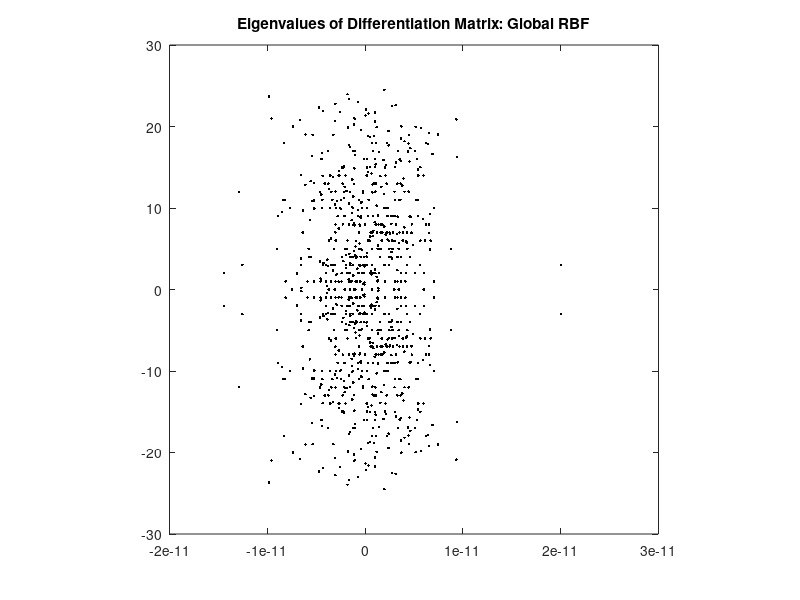
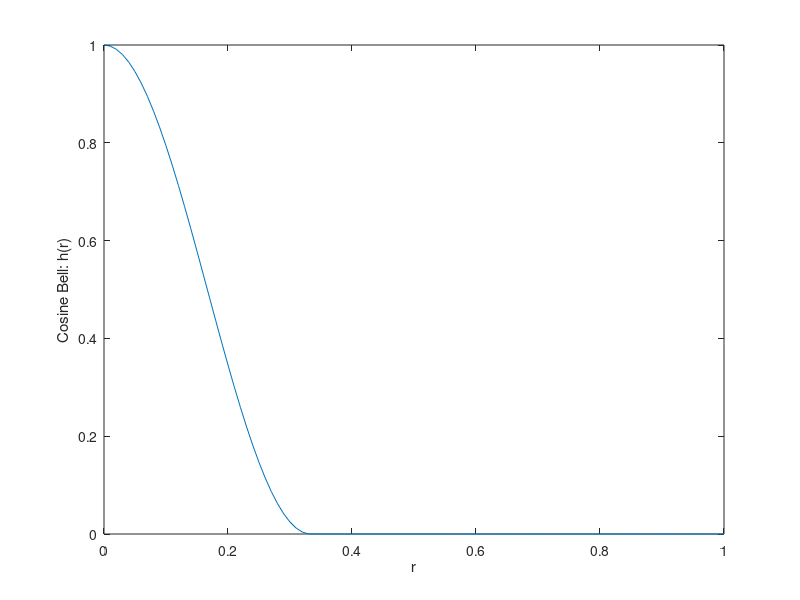

Reproduce these figures in MATLAB, in order. (Note: this script raises an error after producing the figures.)
% Code for calculating the differentiation matrix based on global RBFs for 
% the 'solid body rotation' convection problem described by equation (2.8) 
% in the text book.

% The governing PDE is there expressed in spherical coordinates, which
% become singular at the poles. These singularities vanish automatically
% once the problem is reformulated into (x,y,z)-based RBF form.

% We assume a unit sized sphere (a = 1) and a rotation speed that 
% corresponds to u_0 = 1, i.e. to a rotation time of  2 pi.

clear all; close all;
ep = 2;         % Specify shape parameter to use
al = 0.4;       % Specify rotation axis relative to spherical coordinate
                % system's axis
      
fi     = @(r) 1./(1+(ep*r).^2);             % Define the RBF (here IQ)
dfi_dr = @(r) -2*r*ep^2./(1+(ep*r).^2).^2;  % Radial derivative of the RBF

xyz = load('me_0900.txt');      % Read in the node set for the sphere; here
                                % an ME set with 900 nodes
xyz(:,1:3) = fliplr(xyz(:,1:3));% Flip to avoid a node at the north pole
n = length(xyz(:,1));           % Get the total number of nodes
warning('off','MATLAB:divideByZero')    % Code becomes simpler if we do not 
                                        % need to worry about zero divides
% Express all the node points in spherical coordinates
xyz(:,9) = xyz(:,3);                    % sin(th)
xyz(:,8) = sqrt(1-xyz(:,3).^2);         % cos(th)
xyz(:,6) = xyz(:,1)./xyz(:,8);          % cos(fi)
xyz(:,7) = xyz(:,2)./xyz(:,8);          % sin(fi)

xyz(:,4) = atan2(xyz(:,2),xyz(:,1));    % fi
xyz(:,5) = asin (xyz(:,3));             % th

global D;
D = zeros(n,n);                         % Creare array to store the DM

[x1,x2] = meshgrid(xyz(:,1));           % Calculate a distance table for
[y1,y2] = meshgrid(xyz(:,2));           % all pairwise distances between
[z1,z2] = meshgrid(xyz(:,3));           % nodes (as measured straight
d2 = (x1-x2).^2+(y1-y2).^2+(z1-z2).^2;  % through the sphere
A  = fi(sqrt(d2));  % Form the standard RBF matrix A
la = inv(A);        % Obtain the exp. coeff. for the cardinal data cases

for i = 1:n % Evaluate L at xyz(i,:) when RBF centered at xyz(j,:), j=1:m
            % Note that we only need a single loop
    dx_dfi = -xyz(i,7)*xyz(i,8);        % To obtain the weights (which form 
    dy_dfi =  xyz(i,6)*xyz(i,8);        % the rows of the DM) we need  
    dz_dfi =  0;                        % for each RBF to calculate its
                                        % derivatives at node i with
    dx_dth = -xyz(i,6)*xyz(i,9);        % respect to fi and th.
    dy_dth = -xyz(i,7)*xyz(i,9);        % We obtain these via the chain
    dz_dth =  xyz(i,8);                 % rule after first calculating 
                                        % derivatives of the mapping from
    r = sqrt(d2(:,i));                  % fi and th to x,y,z.
    du_dr = dfi_dr(r);
        
    du_dx = du_dr.*(xyz(i,1)-xyz(:,1))./r;
    du_dy = du_dr.*(xyz(i,2)-xyz(:,2))./r;
    du_dz = du_dr.*(xyz(i,3)-xyz(:,3))./r;
    du_dx(i) = 0; du_dy(i) = 0; du_dz(i) = 0;

    du_dfi = du_dx*dx_dfi + du_dy*dy_dfi + du_dz*dz_dfi;
    du_dth = du_dx*dx_dth + du_dy*dy_dth + du_dz*dz_dth;
        
    L_u = -(cos(al)-tan(xyz(i,5))*xyz(i,7)*sin(al))*du_dfi + ...
            sin(al)*xyz(i,6)*du_dth;    % L-operator at node i evaluated 
                                        % for the different RBFs
    D(i,:) = L_u'*la;                   % Row i of the DM computed
end

fig1 = figure(1)
plot(eig(D),'k.'); axis square          % Plot the eigenvalues of the DM
title('Eigenvalues of Differentiation Matrix: Global RBF')
% D: Differentiation Matrix needed.
D;


% -------------------------------------------------------------------------
% -------------------------------------------------------------------------
% PDE - TIME STEPPING
% -------------------------------------------------------------------------
% -------------------------------------------------------------------------

% Convert from Cartesian Coordinates to Spherical Cordinates
ptsXYZ = xyz(:,1:3);
ptsX = xyz(:,1);
ptsY = xyz(:,2);
ptsZ = xyz(:,3);

Phi = xyz(:,4);
The = xyz(:,5);

% -------------------------------------------------------------------------
% Plot the Cosine Bell Function
m = 0:0.01:1;
R = 1/3;
h0 = 1;
ratio = m/R;
indx = (ratio<1);
hfun  = h0/2*(1+cos(pi.*ratio)).*indx;
fig2 = figure(2)
plot(m,hfun)
xlabel('r')
ylabel('Cosine Bell: h(r)')

% Evaluate the Cosine Bell for Initial Condition
r = acos(cos(The).*cos(Phi));
ratio = r/R;
indx = (ratio<1);
initH  = h0/2*(1+cos(pi.*ratio)).*indx;         % Initialize Function

% -------------------------------------------------------------------------
% Plotting using RegularizeData3D (Matlab Central)
theta = -2:0.1:2;
phi = -3.5:0.1:3.5;
Smoothness = 0.00005;

fig4 = figure(4)
z0 = RegularizeData3D(The,Phi,initH, theta, phi, 'interp', 'bicubic', 'smoothness', Smoothness);
surf(theta, phi, z0, 'facealpha', 0.50);
hold on
scatter3(The,Phi,initH, 'fill');
hold off
xlabel('\theta')
ylabel('\phi')
zlabel('h(\theta,\phi,t = 0)')
title('Initialization of Cosine Bell Curve')
% -------------------------------------------------------------------------
% -------------------------------------------------------------------------
% Time-Step using RK4
fractionOfRevolution = 1000;            % Ensure divisible by 4
T1rev = 2*pi;
t0 = 0;
tf = (10)*T1rev; % around 100 revolutions
dT = T1rev/fractionOfRevolution;
[t,H] = rk4_hw4(@fun_dudt_hw4, t0:dT:tf, initH, ptsXYZ);  

% -------------------------------------------------------------------------
% -------------------------------------------------------------------------
% Plots of Time-Revolution: RegularizeData3D (Matlab Central FileID: #46223)

fig10 = figure(10)
subplot(2,2,1)
data = initH;
z0 = RegularizeData3D(The,Phi,data, theta, phi, 'interp', 'bicubic', 'smoothness', Smoothness);
surf(theta, phi, z0, 'facealpha', 0.50);
hold on
scatter3(The,Phi,data, 'fill');
hold off
xlabel('\theta')
ylabel('\phi')
zlabel('h(\theta,\phi,t)')
title('Initialization of Cosine Bell Curve')
% -------------------------------
subplot(2,2,2)
data = H(:,fractionOfRevolution/4);
zHalfT = RegularizeData3D(The,Phi,data, theta, phi, 'interp', 'bicubic', 'smoothness', Smoothness);
surf(theta, phi, zHalfT, 'facealpha', 0.50);
hold on
scatter3(The,Phi,data,'fill')
hold off
xlabel('\theta')
ylabel('\phi')
zlabel('h(\theta,\phi,t)')
title('PDE Solution @t = T/4')
% -------------------------------
subplot(2,2,3)
data = H(:,2*fractionOfRevolution/4);
zHalfT = RegularizeData3D(The,Phi,data, theta, phi, 'interp', 'bicubic', 'smoothness', Smoothness);
surf(theta, phi, zHalfT, 'facealpha', 0.50);
hold on
scatter3(The,Phi,data,'fill')
hold off
xlabel('\theta')
ylabel('\phi')
zlabel('h(\theta,\phi,t)')
title('PDE Solution @t = T/2')
% -------------------------------
subplot(2,2,4)
data = H(:,3*fractionOfRevolution/4);
zHalfT = RegularizeData3D(The,Phi,data, theta, phi, 'interp', 'bicubic', 'smoothness', Smoothness);
surf(theta, phi, zHalfT, 'facealpha', 0.50);
hold on
scatter3(The,Phi,data,'fill')
hold off
xlabel('\theta')
ylabel('\phi')
zlabel('h(\theta,\phi,t)')
title('PDE Solution @t = 3*T/4')
% -------------------------------
% Plot Error after full revolution
fig11 = figure(11)
error = abs(H(:,fractionOfRevolution) - initH);
data = error;
Smoothness = 0.00005;

zFullT = RegularizeData3D(The,Phi,data, theta, phi, 'interp', 'bicubic', 'smoothness', Smoothness);
surf(theta, phi, zFullT, 'facealpha', 0.75);
hold on
scatter3(The,Phi,data,'fill')
hold off
xlabel('\theta')
ylabel('\phi')
zlabel('error(\theta,\phi,t)')
title('Error after 1 revolutions')

% -------------------------------
% Plot Error after 10 full revolution
fig12 = figure(12)
error = abs(H(:,end) - initH);
data = error;
Smoothness = 0.00005;

zFullT = RegularizeData3D(The,Phi,data, theta, phi, 'interp', 'bicubic', 'smoothness', Smoothness);
surf(theta, phi, zFullT, 'facealpha', 0.75);
hold on
scatter3(The,Phi,data,'fill')
hold off
xlabel('\theta')
ylabel('\phi')
zlabel('error(\theta,\phi,t)')
title('Error after 10 revolutions')
% -------------------------------------------------------------------------
% -------------------------------------------------------------------------

% % % % -------------------------------------------------------------------------
% % % % Plots of Time-Revolution: JSurf (Matlab Central FileID: #8763)
% % % 
% % % fig5 = figure(5)
% % % [X,Y] = meshgrid(ptsX,ptsY); 
% % % % Compute Z
% % % temp = (X.^2 + Y.^2)<=1;
% % % Z = sqrt(ones(size(X)) - temp.*(X.^2+Y.^2));   % How to determine SIGN???
% % % cosTheta = sqrt(ones(size(Z)) - Z.^2);
% % % cosPhi = X./cosTheta;
% % % r = acos(cosTheta.*cosPhi);
% % % ratio = r/R;
% % % indx = (ratio<1);
% % % Hval  = h0/2*(1+cos(pi.*ratio)).*indx;        
% % % 
% % % 
% % % jsurf(X,Y,Z,Hval); 
% % % axis vis3d; 
% % % axis off; 
% % % set(gca,'DataAspectRatio',[1 1 1]);
